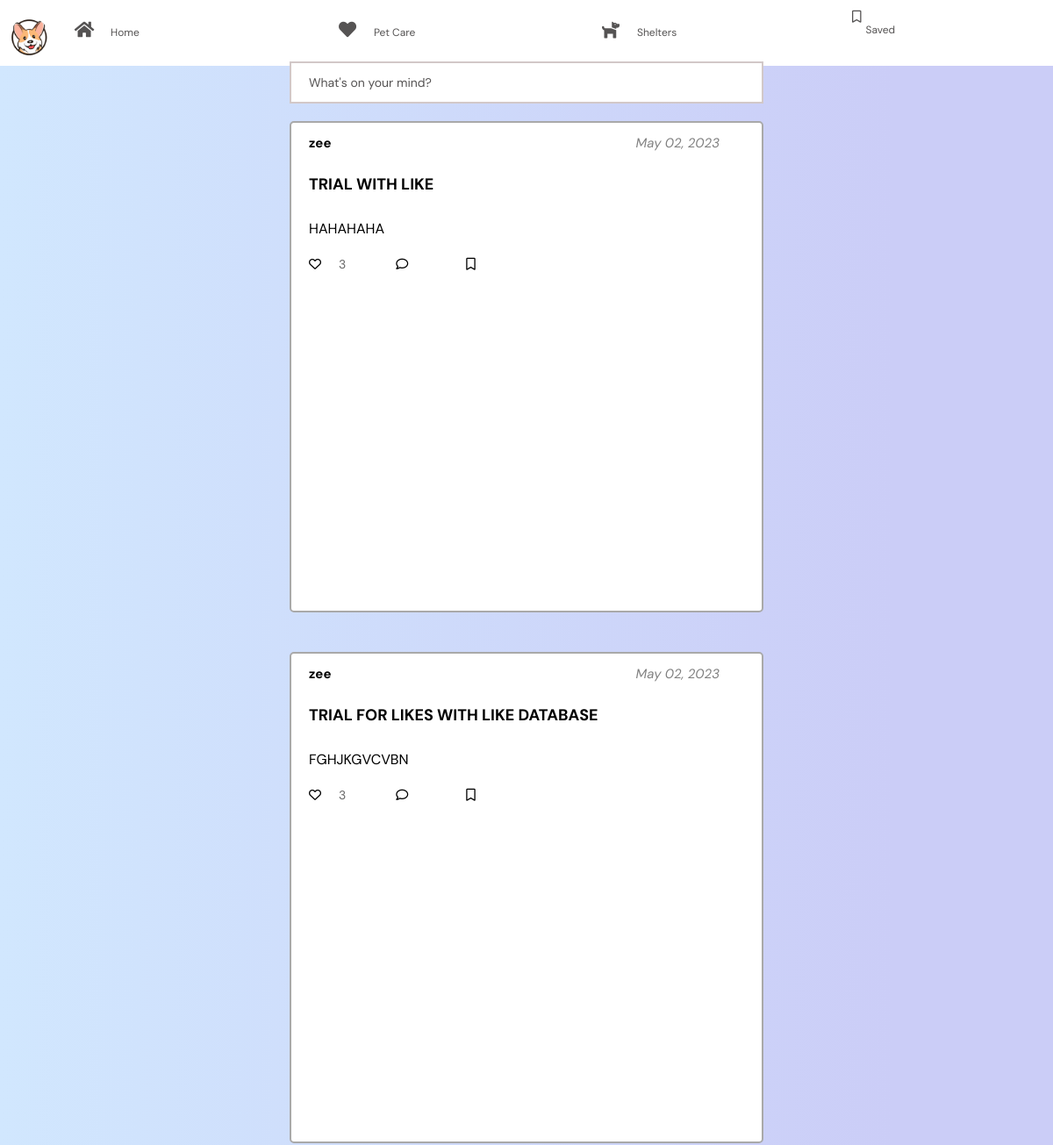
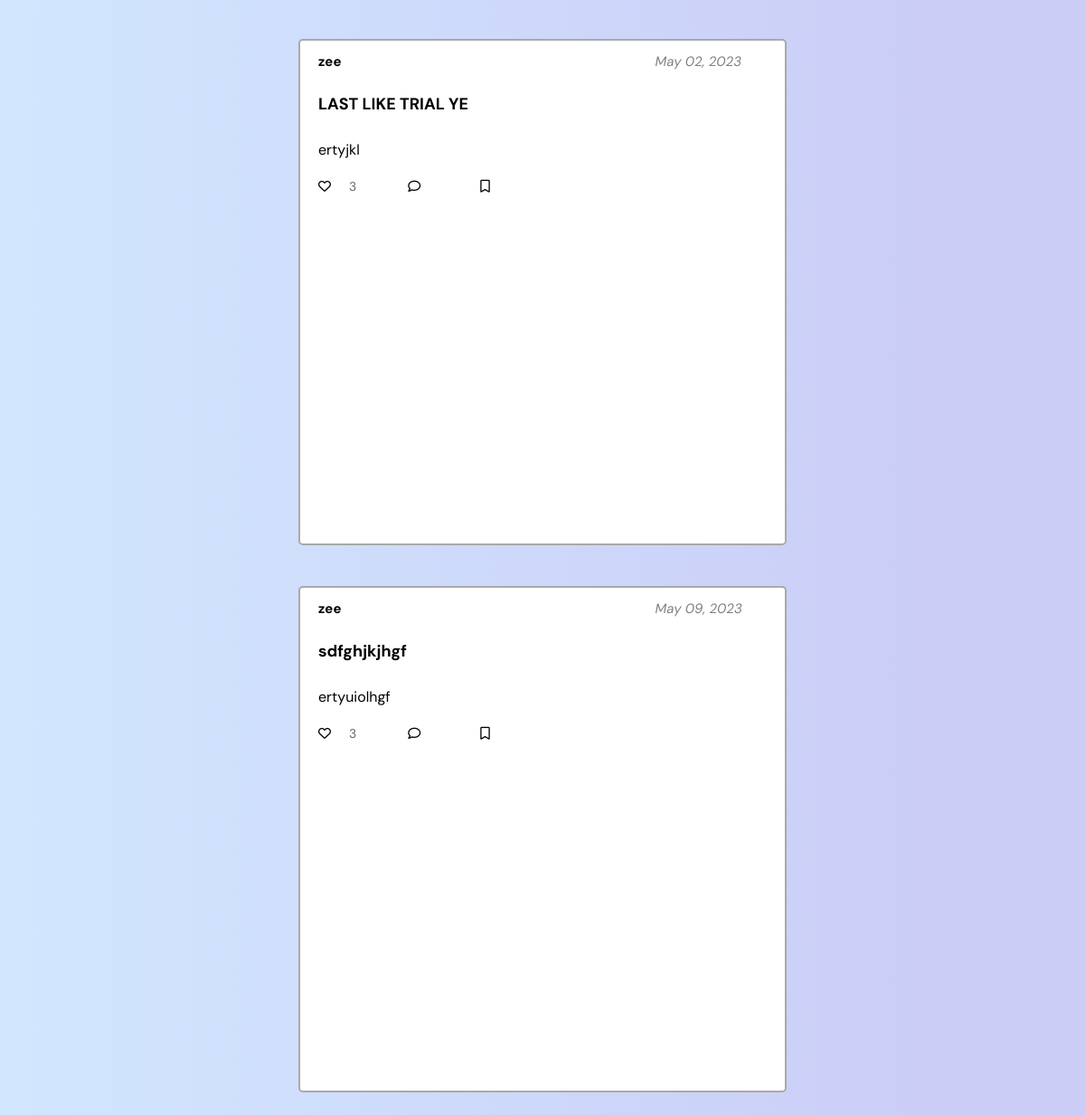
Screenshot of /profile (signed in) with the database file from the repository (2 pictures, top to bottom).
### tables this page shows
CREATE TABLE posts(
    id integer primary key autoincrement,
    uid text not null,
    title text not null,
    post text not null,
    flair text not null,
    date text,
    likes integer
);

### app.py (the view)
@app.route("/profile", methods=['GET','POST'])
def profile2():
    print("Now in profile")
    id = request.cookies.get('user_id')
    print("id: ", id)
    if id:
        db = database_worker('woof.db')
        print("Home database open")
        posts = db.search(f"SELECT * from posts where uid='{id}'")
        print(posts)
        db.close()
        return render_template('profile.html', posts=posts)
    else:
        return redirect("/home")

### my_lib.py (called while the page is built)
    def search(self, query):
        result = self.cursor.execute(query).fetchall()
        return result

    def close(self):
        self.connection.close()

### templates/profile.html (shortened to what this page needs)
<!DOCTYPE html>
<html lang="en">
<head>
</head>
<body>
<!DOCTYPE html>
<html lang="en">
<head>
    <link rel="stylesheet" href="/static/home.css">
    <link rel="stylesheet" href="https://cdnjs.cloudflare.com/ajax/libs/font-awesome/6.0.0-beta2/css/all.min.css" />
    <link rel="stylesheet" href="https://cdnjs.cloudflare.com/ajax/libs/font-awesome/5.15.4/css/all.min.css">
</head>
<body>
<div class="nav-parent" style="background: white; position: fixed; overflow: hidden;">
    <ul style="display: flex; flex-direction: row; list-style-type: none;">
        <li><a href="#" class="logo"><img src="/static/logos/trans.png" style="width: 50px"><span class="logo"></span></a></li>
        <li><a href="/home" style="text-decoration: none;"><i class="fa fa-home"></i><span class="nav-item">Home</span></a></li>
        <li><a href="#" style="text-decoration: none;"><i class="fa fa-heart"></i><span class="nav-item">Pet Care</span></a></li>
        <li><a href="#" style="text-decoration: none;"><i class="fa fa-dog"></i><span class="nav-item">Shelters</span></a></li>
        <li><a href="/saves" style="text-decoration: none;"><i class="fa-regular fa-bookmark"></i><span class="nav-item">Saved</span></a></li>
    </ul>
</div>
<main>
    <section class="section-login">
        <div class="new_post">
            <a href="/new_post">What's on your mind?</a>
        </div>
        <div class="section-main">
        {% if posts|length<1 %}
            <p>No posts yet.</p>
        {% else  %}
            {% for post in posts %}
            <div class="section-login-2" style="height: border-box">
                <div class="section-login-2-main">
                    <div class="uname-bar">
                        <h3 class="uname">{{ post[1] }}</h3>
                        <p class="date">{{ post[5]}}</p>
                    </div>
                    <div class="section-login-2-form" method="post">
                        <h1 class="section-login-2-title">{{ post[2] }}</h1>
                        <div class="login-form-3" style="height: 50%;">
                            <p>{{ post[3] }}</p>
                        </div>
                        <div class="login-form-submit-btn" style="height: 0.5vh; position: inherit">
                            <button style="align-items: center; width:20%; color:dimgray" class="like-btn"><i class="fa-regular fa-heart" style="padding-right: 20px; color:black"></i>3</button>
                            <button style="align-items: center;"><i class="fa-regular fa-comment"></i></button>
                            <button style="align-items: center;"><i class="fa-regular fa-bookmark"></i></button>
                        </div>
                    </div>
                </div>
            </div>
            {%endfor %}
        {% endif %}
        </div>
</main>
</body>
</html>
</body>
</html>

### static/home.css (style rules this page uses)
body { background: linear-gradient(90deg, rgba(209,231,254,1) 0%, rgba(203,205,247,1) 85%); }
* { margin: 0px; padding: 0px; box-sizing: border-box; font-family: 'DM Sans', sans-serif; }
.new_post { margin-top: 70px; text-decoration: none; width:75%; }
.new_post a { background:white; width: 60%; padding-left: 20px; padding-right: 20px; padding-top: 13px; padding-bottom: 13px; text-decoration: none; border: 2px solid #d2c8c8; margin: auto; alignment: center; }
.uname-bar { display: flex; flex-flow: row; align-content: start; width: 100%; column-gap: 70%; }
.uname { font-size: 15px; }
p.date { font-style: oblique; color: grey; font-size:15px; }
body { width: 100%; height: auto; }
main section.section-login { width: 100%; height: 20%; background: url(https://rvs-gradie-signup-page.vercel.app/Assets/Background.png); background: rgb(209,231,254); background: linear-gradient(90deg, rgba(209,231,254,1) 0%, rgba(203,205,247,1) 85%); background-repeat: no-repeat; background-size: cover; background-position: center; display: flex; flex-direction: column; align-items: center; justify-content: center; }
main section.section-login .section-main { width: 80%; height: 100vh; display: flex; flex-direction: column; row-gap: 0px; overflow-x: hidden; overflow-y: auto; padding-bottom: 0; }
main section.section-login .section-login-2 { width: 60%; height: 30%; display: flex; justify-content: center; align-items: center; background: none; border-radius: 10px; flex-direction: column; row-gap:10px; margin-left: auto; margin-right: auto; margin-top: 20px; margin-bottom: 25px; }
main section.section-login .section-main .section-login-2 .section-login-2-main { width: 100%; height:70vh; background: white; display: flex; flex-direction: column; align-items: center; padding: 13px 20px; border-radius: 5px; border: 2px solid darkgrey; outline: black 20px; font-size: 16px; }
main section.section-login .section-main .section-login-2 .section-login-2-main .section-login-2-title { font-size: 18px; text-align: left; width: 100%; }
main section.section-login .section-main .section-login-2 .section-login-2-main .section-login-2-form { margin-top: 25px; display: flex; flex-direction: column; row-gap: 20px; width: 100%; }
main section.section-login .section-main .section-login-2 .section-login-2-main .section-login-2-form .login-form-1 input, main section.section-login .section-main .section-login-2 .section-login-2-main .section-login-2-form .login-form-2 input, main section.section-login .section-main .section-login-2 .section-login-2-main .section-login-2-form .login-form-3 { padding: 8px 0px; border-radius: 4px; outline: none; font-size: 16px; width: 100%; }
.login-form-submit-btn { width:100%; height:10%; display: flex; flex-direction: row; row-gap: 2vh; }
.like-btn { display: flex; flex-direction: row; alignment: center; }
main section.section-login .section-main .section-login-2 .section-login-2-main .section-login-2-form .login-form-submit-btn button { padding: 5px; width: 10vh; outline: none; border: 0px; border-radius: 5px; font-size: 14px; cursor: pointer; display: flex; width:10vh; color: black; padding: 0; }
.login-form-submit-btn button { font-size: 15px; background: none; border: none; padding-right: 4vh; }
.login-form-3 p { text-align: justify; }
@media only screen and (max-width: 1200px) { main section.section-login .section-login-1 .section-login-1-main, main section.section-login .section-login-2 .section-login-2-main { width: 85%; } }
@media only screen and (max-width: 1200px) { main section.section-login .section-main { width: 75%; height: 80%; } }
.logo { width: 60px; margin-right: 45px; text-align: center; display: flex; transition: all 0.5s ease; margin: 10px 0 0 10px; margin-left: 1px; }
body { background: #dfe9f5; }
.logo { text-align: center; display: flex; transition: all 0.5s ease; }
.logo img { width: 45px; height: 45px; border-radius: 50%; }
.logo span { font-weight: bold; padding-left: 15px; font-size:18px; text-transform: uppercase; }
a { position: relative; color: rgb(85,83,83); font-size: 14px; display: table; width: 300px; padding: 10px; }
.fa { position: relative; width: 50px; height: 40px; top: 14px; font-size: 20px; text-align: center; }
.nav-item { position: relative; top: 12px; margin-left: 5px; position: relative; width: 70px; height: 40px; top: 14px; font-size: 12px; text-align: center; }

### rows the page displays
posts: uid "zee", date "May 02, 2023", title "TRIAL WITH LIKE", post "HAHAHAHA"
posts: uid "zee", date "May 02, 2023", title "TRIAL FOR LIKES WITH LIKE DATABASE", post "FGHJKGVCVBN"
posts: uid "zee", date "May 02, 2023", title "LAST LIKE TRIAL YE", post "ertyjkl"
posts: uid "zee", date "May 09, 2023", title "sdfghjkjhgf", post "ertyuiolhgf"
